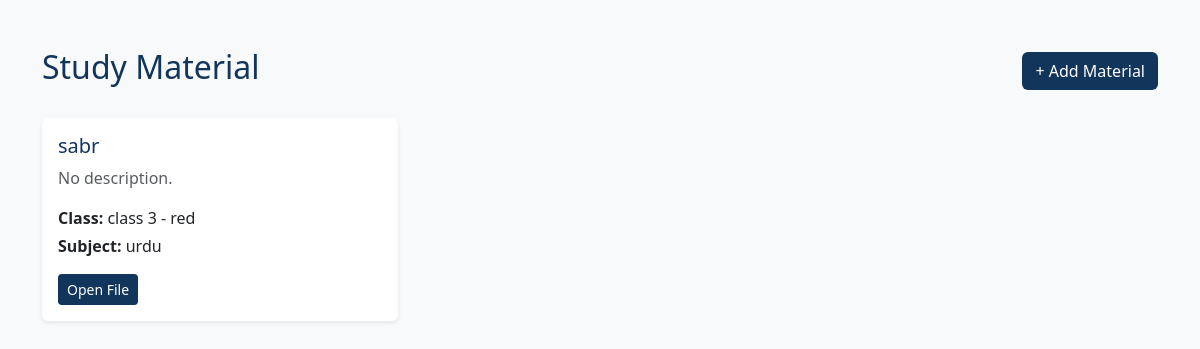
Screenshot of /study-material/ (signed in) with the database file from the repository.
### schoolapp/models.py (models this page shows, shortened)
class StudyMaterial(models.Model):
    title = models.CharField(
        max_length=200
    )
    school_class = models.ForeignKey(
        SchoolClass,
        on_delete=models.CASCADE,
        related_name='study_materials'
    )
    subject = models.ForeignKey(
        Subject,
        on_delete=models.SET_NULL,
        null=True,
        blank=True,
        related_name='study_materials'
    )
    description = models.TextField(
        blank=True
    )
    file = models.FileField(
        upload_to='study_material/'
    )
    created_at = models.DateTimeField(
        auto_now_add=True
    )

class SchoolClass(models.Model):
    name = models.CharField(max_length=20)
    section = models.CharField(max_length=20)
    def __str__(self):
        return f"{self.name} - {self.section}"

class Subject(models.Model):
    name = models.CharField(max_length=20)
    school_class = models.ForeignKey(
        SchoolClass,
        on_delete=models.CASCADE,
        related_name='subjects'
    )

### schoolapp/views.py (the view)
# urls.py: path('study-material/', views.study_material_list, name='study_material_list'),
def study_material_list(request):
    if not request.user.is_authenticated:
        return redirect('login')
    if not request.user.is_superuser:
        return redirect('home')
    materials = StudyMaterial.objects.select_related(
        'school_class',
        'subject'
    ).all().order_by('-created_at')
    return render(
        request,
        'schoolapp/study_material_list.html',
        {
            'materials': materials
        }
    )

### templates/schoolapp/study_material_list.html (shortened to what this page needs)
<!DOCTYPE html>
<html lang="en">
<head>
    <link
        href="https://cdn.jsdelivr.net/npm/bootstrap@5.3.3/dist/css/bootstrap.min.css"
        rel="stylesheet"
    >
</head>
<body class="bg-light">
<div class="container py-5">
    <div class="d-flex justify-content-between align-items-center mb-4">
        <h2 style="color:#12355b;">
            Study Material
        </h2>
        {% if user.is_superuser %}
        <a href="{% url 'create_study_material' %}"
           class="btn text-white"
           style="background:#12355b;">
            + Add Material
        </a>
        {% endif %}
    </div>
    <div class="row g-4">
        {% for material in materials %}
        <div class="col-md-6 col-lg-4">
            <div class="card shadow-sm border-0 h-100">
                <div class="card-body">
                    <h5 style="color:#12355b;">
                        {{ material.title }}
                    </h5>
                    <p class="text-muted">
                        {{ material.description|default:"No description." }}
                    </p>
                    <p class="mb-1">
                        <strong>Class:</strong>
                        {{ material.school_class }}
                    </p>
                    <p>
                        <strong>Subject:</strong>
                        {{ material.subject.name }}
                    </p>
                    {% if material.file %}
                    <a href="{{ material.file.url }}"
                       target="_blank"
                       class="btn btn-sm text-white"
                       style="background:#12355b;">
                        Open File
                    </a>
                    {% endif %}
                </div>
            </div>
        </div>
        {% empty %}
        <div class="col-12">
            <div class="alert alert-info">
                No study material added yet.
            </div>
        </div>
        {% endfor %}
    </div>
</div>
</body>
</html>

### rows the page displays
StudyMaterial: title "sabr", description "No description.", school_class "class 3 - red", subject.name "urdu"
